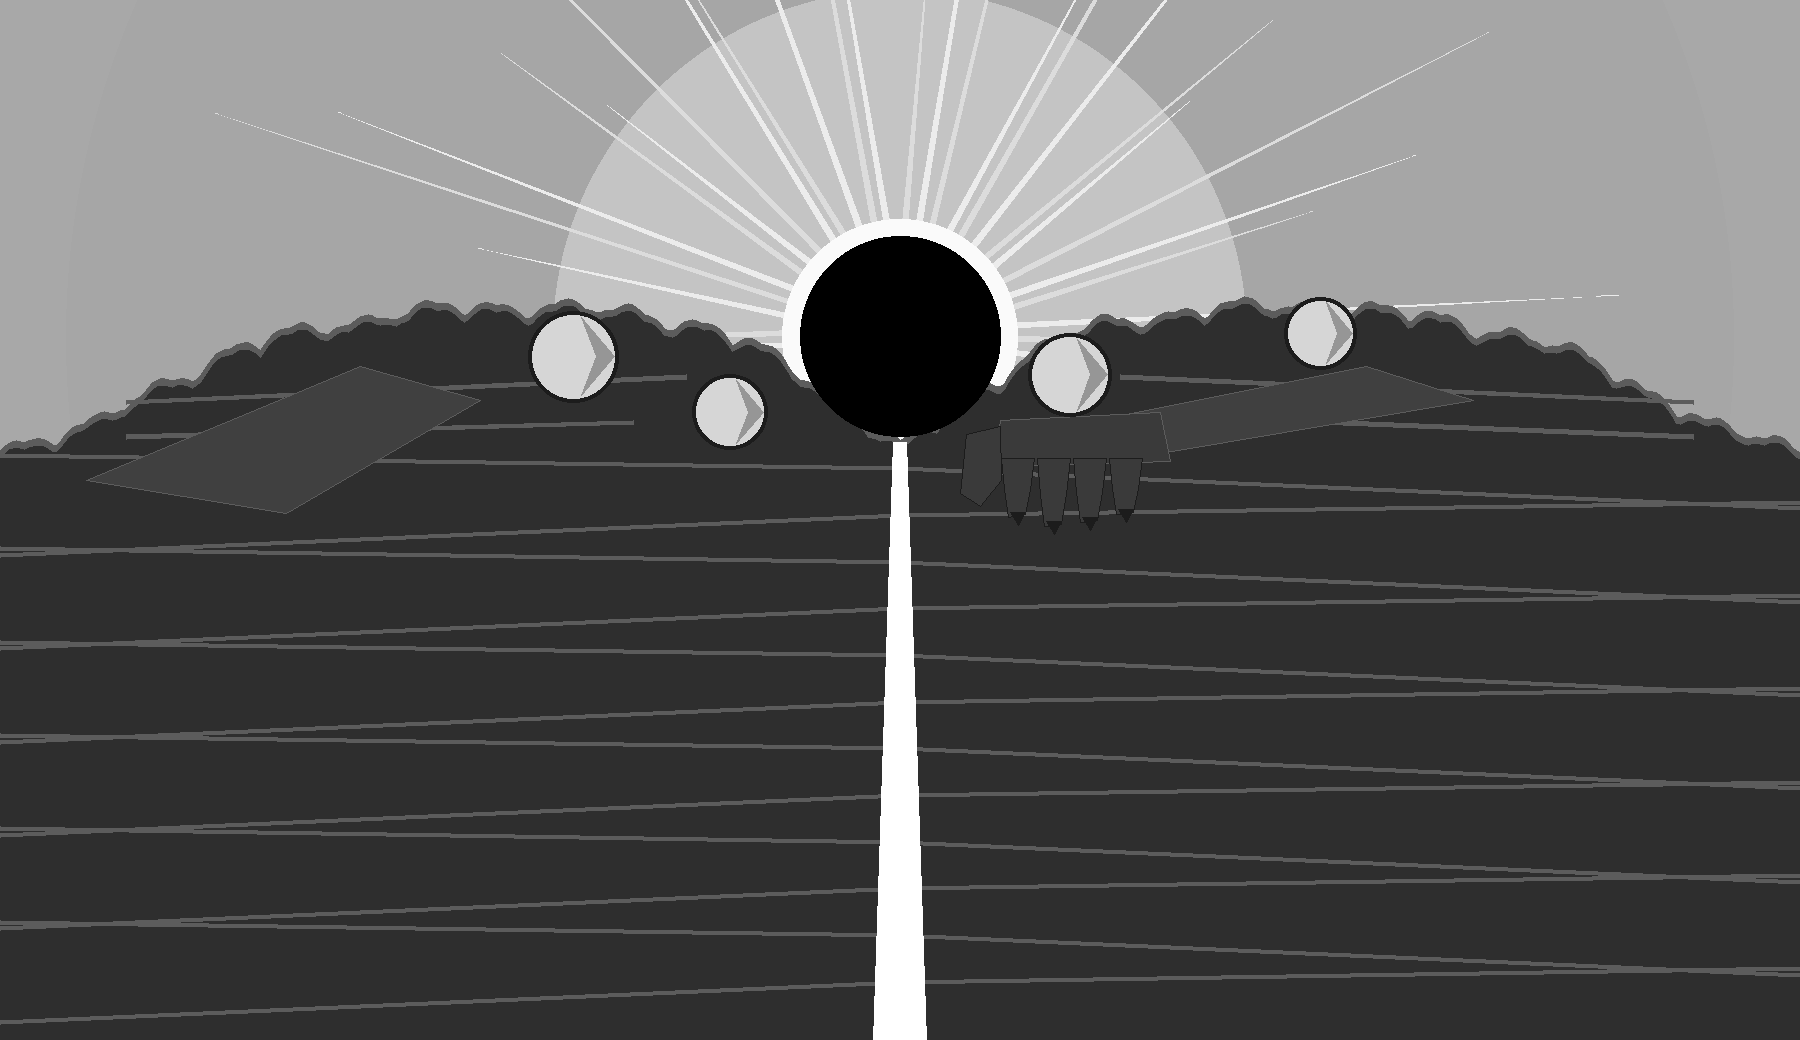

Reproduce this figure in Python.
"""F3 "Chaos, the Last Horizon": the composition control image for the structure-guided route (user ruling
2026-11-16, docs/ROSTER_LOG.md "Pass C - C2"; plan docs/CHAOS_FORMS_PLAN.md 3.0). 0 Bedrock calls.

  python3 -I assets-src/gen/colossus/chaos_horizon_control.py [--mock]

Draws, in art px of the F3 canvas (900x520; scale 3 at place (-390, -300) = 2700x1560 screen px, plan 4.2), flat
greyscale shapes on a plain ground:
  - an eclipse disc at top centre with a sky-filling fan of flame-corona streamers (no face: the two star
    points of 3.0 are left to the prompt, as two dots in a disc read as eyes),
  - two mountain-range shoulders whose ridgelines curve down like a planet's limb and run off both canvas sides,
  - a white-hot vertical chest fissure, four moons in front of the chest,
  - the left forearm lying along the horizon off the left edge, and the right arm reaching down to a continental hand
    whose claws grip the arena rim left of the party (the overhang part, drawn in front of floorFront).
No legs, no face. Writes, next to this script:
  chaos_horizon_control.png       1800x1040 (2x the art canvas); its top 720 rows (art rows 0..360, screen y -300..780,
                                  aspect 2.5:1, the most the structure call takes) are the image handed to the call
  chaos_horizon_control_art.png   900x520 RGBA art-px silhouette (ground transparent), for the stage mock
  chaos_horizon_control_hand.png  900x520 RGBA: the overhang (hand) only
With --mock: gen/out/colossus/review/chaos_horizon_control_mock.png, the silhouette at true size on the staged rim
(body behind floorFront, hand in front), the party, the message window and the bottom strip, and prints the coverage
of the field above the horizon (y 120..370), the visible fraction and the hand's screen box.
"""
from __future__ import annotations

import math
import sys
from pathlib import Path

import numpy as np
from PIL import Image, ImageDraw

HERE = Path(__file__).resolve().parent
ROOT = HERE.parent.parent.parent
W, H = 900, 520                      # art canvas (plan 3.0 / colossus.FORMS)
SCALE, PLACE = 3, (-390, -300)       # rest placement: screen = art * 3 + PLACE
K = 2                                # control image = 2x the art canvas
HORIZON_Y = 370                      # rim screen horizon
GROUND, BODY, RIDGE, ARM, HAND, CLAW = 168, 46, 92, 64, 58, 28
DISC, CORONA_A, CORONA_B, FISSURE, MOON, MOON_DARK = 0, 236, 206, 255, 214, 150


def art_y(screen_y: float) -> float:
    return (screen_y - PLACE[1]) / SCALE


def art_x(screen_x: float) -> float:
    return (screen_x - PLACE[0]) / SCALE


def _ridge(sx: float) -> float:
    """The shoulders' top edge in screen y for screen x: two mountain-range shoulders peaking near screen x 380 and
    1540 (y ~185), a saddle under the eclipse, and a planet-limb fall past both screen edges; jagged peaks on top."""
    t = (sx - 960) / 960                                    # -1 .. 1 across the screen
    shoulders = 185 + 120 * (abs(t) - 0.6) ** 2 / 0.36      # lowest-y (highest) at |t| = 0.6
    limb = 0 if abs(t) < 1 else 260 * (abs(t) - 1) ** 1.5   # curving away beyond the screen edges
    saddle = 95 * max(0.0, 1 - abs(t) / 0.32) ** 1.5        # dips under the eclipse
    peaks = 22 * abs(math.sin(sx * 0.031)) + 13 * abs(math.sin(sx * 0.013 + 1.3)) + 7 * abs(math.sin(sx * 0.071))
    return min(shoulders, 330) + limb + saddle - peaks


def draw(k: int = K) -> tuple[Image.Image, Image.Image, Image.Image]:
    """(control L at k x canvas, art RGBA at 1x, hand-only RGBA at 1x). Shapes are given in screen px at the rest
    placement and converted to art px (art = (screen - PLACE) / SCALE)."""
    img = Image.new("L", (W * k, H * k), GROUND)
    alpha = Image.new("L", (W * k, H * k), 0)
    hand_a = Image.new("L", (W * k, H * k), 0)
    d, da, dh = ImageDraw.Draw(img), ImageDraw.Draw(alpha), ImageDraw.Draw(hand_a)
    to = lambda x, y: (art_x(x) * k, art_y(y) * k)          # noqa: E731  screen px -> control px

    def poly(pts, fill, *, hand=False, edge=None):
        p = [to(x, y) for x, y in pts]
        d.polygon(p, fill=fill, outline=edge)
        da.polygon(p, fill=255)
        if hand:
            dh.polygon(p, fill=255)

    def circ(x, y, r, fill):
        (x0, y0), (x1, y1) = to(x - r, y - r), to(x + r, y + r)
        d.ellipse((x0, y0, x1, y1), fill=fill)
        da.ellipse((x0, y0, x1, y1), fill=255)

    ex, ey, er = 960, 205, 150                              # the eclipse (screen px): top cut by the message window
    # corona: a solid halo filling the sky, then flame streamers fanning out from the disc
    circ(ex, ey, 1250, CORONA_B - 40)
    circ(ex, ey, 520, CORONA_B - 10)
    for i in range(29):
        a0 = math.pi * (0.92 + 1.16 * i / 28)
        a1 = a0 + math.pi * 1.16 / 28 * 0.5
        r1 = 560 + 520 * ((i * 5) % 7) / 6
        tip = (a0 + a1) / 2 + 0.06 * math.sin(i * 2.3)
        poly([(ex + (er - 10) * math.cos(a0), ey + (er - 10) * math.sin(a0)),
              (ex + r1 * math.cos(tip), ey + r1 * math.sin(tip)),
              (ex + (er - 10) * math.cos(a1), ey + (er - 10) * math.sin(a1))], CORONA_A if i % 2 else CORONA_B + 14)
    circ(ex, ey, er + 26, 250)                              # the white inner ring
    # the body: under the shoulder ridgelines down to the canvas bottom
    xs = [PLACE[0] + i * 6 for i in range((W * SCALE) // 6 + 1)]
    top = [(x, _ridge(x)) for x in xs]
    poly([(xs[0], PLACE[1] + H * SCALE)] + top + [(xs[-1], PLACE[1] + H * SCALE)], BODY)
    for (x0, y0), (x1, y1) in zip(top, top[1:]):            # the lit ridge rim (light from the upper left)
        poly([(x0, y0), (x1, y1), (x1, y1 + 10), (x0, y0 + 10)], RIDGE)
    for x0, y0, x1, y1 in ((-200, 300, 640, 262), (1290, 262, 2150, 300), (-200, 352, 560, 330), (1400, 322, 2150, 352)):
        poly([(x0, y0), (x1, y1), (x1, y1 + 7), (x0, y0 + 7)], RIDGE)   # tectonic plate seams on the shoulders
    for i, y in enumerate(range(420, 1260, 70)):            # crust plates below the shoulders (edges for structure)
        sh = 40 if i % 2 else -40
        poly([(-390, y + sh), (960, y - 20), (2310, y - sh), (2310, y - sh + 6), (960, y - 14), (-390, y + sh + 6)], RIDGE)
    # arms: the left runs down off the left edge; the right reaches down and left to the hand on the rim
    poly([(150, 250), (330, 300), (40, 470), (-260, 420)], ARM, edge=RIDGE)
    poly([(1660, 250), (1820, 300), (1350, 380), (1150, 352)], ARM, edge=RIDGE)
    # the eclipse disc in the shoulders' saddle, and the chest fissure under it
    circ(ex, ey, er, DISC)
    poly([(ex - 10, ey + er + 8), (ex + 10, ey + er + 8), (ex + 40, 1260), (ex - 40, 1260)], FISSURE)
    # the hand (overhang, in front of floorFront): the back of the hand on the rim, four fingers and a thumb
    # hooked down over the edge of the floor, left of the party (x 1380+)
    poly([(1110, 330), (1350, 318), (1365, 392), (1100, 400)], HAND, hand=True, edge=RIDGE)
    for f, (fx, fw, flen) in enumerate(((1112, 50, 84), (1166, 50, 98), (1220, 50, 92), (1274, 50, 80))):
        poly([(fx, 388), (fx + fw, 388), (fx + fw - 6, 388 + flen * 0.55), (fx + fw - 14, 388 + flen),
              (fx + 10, 388 + flen + 4), (fx + 4, 388 + flen * 0.55)], HAND, hand=True, edge=CLAW)
        poly([(fx + 14, 388 + flen - 4), (fx + fw - 14, 388 + flen - 4), (fx + fw / 2, 388 + flen + 16)], CLAW,
             hand=True)                                     # the claw tip
    poly([(1060, 352), (1110, 340), (1112, 420), (1080, 460), (1050, 440)], HAND, hand=True, edge=CLAW)   # thumb
    # four moons in front of the chest, each about the party's size
    for mx, my, r in ((470, 235, 62), (705, 318, 50), (1215, 262, 56), (1590, 200, 48)):
        circ(mx, my, r + 6, CLAW)                          # a dark rim so each moon reads as its own piece
        circ(mx, my, r, MOON)
        poly([(mx + r * 0.2, my - r * 0.95), (mx + r, my), (mx + r * 0.2, my + r * 0.95), (mx + r * 0.55, my)],
             MOON_DARK)
    art = Image.merge("RGBA", (img, img, img, alpha)).resize((W, H), Image.Resampling.BOX)
    art.putalpha(alpha.resize((W, H), Image.Resampling.BOX).point(lambda v: 255 if v >= 128 else 0))
    hand = art.copy()
    hand.putalpha(hand_a.resize((W, H), Image.Resampling.BOX).point(lambda v: 255 if v >= 128 else 0))
    return img, art, hand


def mock(art: Image.Image, hand: Image.Image) -> Path:
    sys.path.insert(0, str(ROOT / "assets-src"))
    from gen import colossus_review as CR
    bg = Image.open(ROOT / "assets" / "backgrounds" / "rim.webp").convert("RGBA")
    frame = bg.copy()
    big = lambda im: im.resize((W * SCALE, H * SCALE), Image.Resampling.NEAREST)   # noqa: E731
    body, front = Image.new("RGBA", frame.size), Image.new("RGBA", frame.size)
    body.paste(big(art), PLACE)
    front.paste(big(hand), PLACE)
    frame.alpha_composite(body)
    fl = Image.open(ROOT / "assets" / "backgrounds" / "rim_floor.webp").convert("RGBA")
    frame.alpha_composite(fl, (0, 0), ((fl.width - 1920) // 2, 0))
    frame.alpha_composite(front)
    CR._party(frame)
    d = ImageDraw.Draw(frame)
    for box in ((0, 0, 1919, 119), (0, 780, 1919, 1079)):
        d.rectangle(box, fill=(24, 32, 120, 255), outline=(240, 240, 240, 255), width=6)
    d.text((40, 40), "Chaos, the Last Horizon, fills the sky! (control silhouette)", fill=(255, 255, 255, 255))
    out = HERE.parent / "out" / "colossus" / "review" / "chaos_horizon_control_mock.png"
    out.parent.mkdir(parents=True, exist_ok=True)
    frame.convert("RGB").save(out)
    op = np.asarray(body)[..., 3] > 0
    band = op[120:HORIZON_Y]
    cw, ch = W * SCALE, H * SCALE
    vis = (min(1920, PLACE[0] + cw) - max(0, PLACE[0])) * (min(780, PLACE[1] + ch) - max(0, PLACE[1])) / (cw * ch)
    ys, xs = np.where(np.asarray(front)[..., 3] > 0)
    lum = lambda a: (a[..., :3].astype(float) * [0.299, 0.587, 0.114]).sum(-1)     # noqa: E731
    fr, b = lum(np.asarray(frame)), lum(np.asarray(bg))
    px0, py0, px1, py1 = 1340, 300, 1600, 760
    print(f"mock {out.relative_to(ROOT)}: field above the horizon (y 120..{HORIZON_Y}) covered {band.mean():.1%} "
          f"(columns fully covered {band.all(0).mean():.1%}); visible fraction {vis:.1%}; hand box x {xs.min()}..{xs.max()} "
          f"y {ys.min()}..{ys.max()}; party band luma std {fr[py0:py1, px0:px1].std():.1f} (rim alone "
          f"{b[py0:py1, px0:px1].std():.1f})")
    return out


def main(argv: list[str]) -> int:
    ctrl, art, hand = draw()
    ctrl.save(HERE / "chaos_horizon_control.png")
    art.save(HERE / "chaos_horizon_control_art.png")
    hand.save(HERE / "chaos_horizon_control_hand.png")
    print(f"wrote control {ctrl.size}, art {art.size}, hand {hand.size} in {HERE.relative_to(ROOT)}")
    if "--mock" in argv:
        mock(art, hand)
    return 0


if __name__ == "__main__":
    sys.exit(main(sys.argv[1:]))
